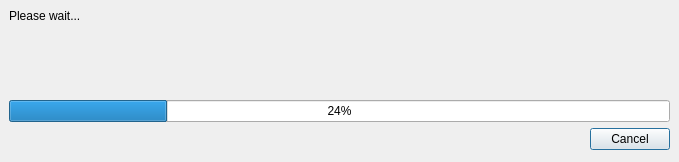
<?xml version="1.0" encoding="UTF-8"?>
<ui version="4.0">
 <class>Dialog</class>
 <widget class="QDialog" name="Dialog">
  <property name="geometry">
   <rect>
    <x>0</x>
    <y>0</y>
    <width>679</width>
    <height>162</height>
   </rect>
  </property>
  <property name="windowTitle">
   <string>Progress</string>
  </property>
  <widget class="QWidget" name="verticalLayoutWidget">
   <property name="geometry">
    <rect>
     <x>9</x>
     <y>9</y>
     <width>661</width>
     <height>141</height>
    </rect>
   </property>
   <layout class="QVBoxLayout" name="verticalLayout">
    <item>
     <widget class="QLabel" name="label">
      <property name="text">
       <string>Please wait...</string>
      </property>
     </widget>
    </item>
    <item>
     <spacer name="verticalSpacerTop">
      <property name="orientation">
       <enum>Qt::Vertical</enum>
      </property>
      <property name="sizeHint" stdset="0">
       <size>
        <width>20</width>
        <height>40</height>
       </size>
      </property>
     </spacer>
    </item>
    <item>
     <widget class="QProgressBar" name="progressBar">
      <property name="value">
       <number>24</number>
      </property>
     </widget>
    </item>
    <item>
     <widget class="QDialogButtonBox" name="buttonBox">
      <property name="standardButtons">
       <set>QDialogButtonBox::Cancel</set>
      </property>
     </widget>
    </item>
   </layout>
  </widget>
 </widget>
 <resources/>
 <connections/>
</ui>
